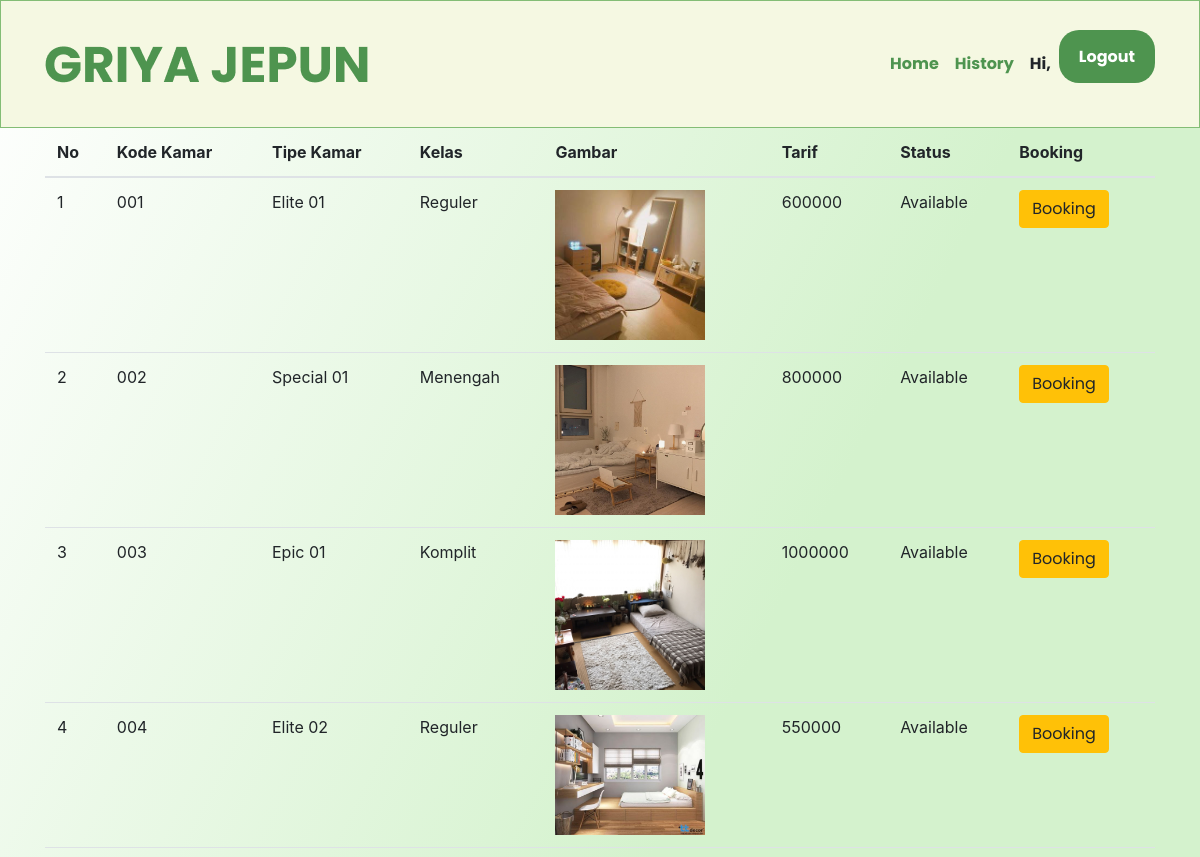
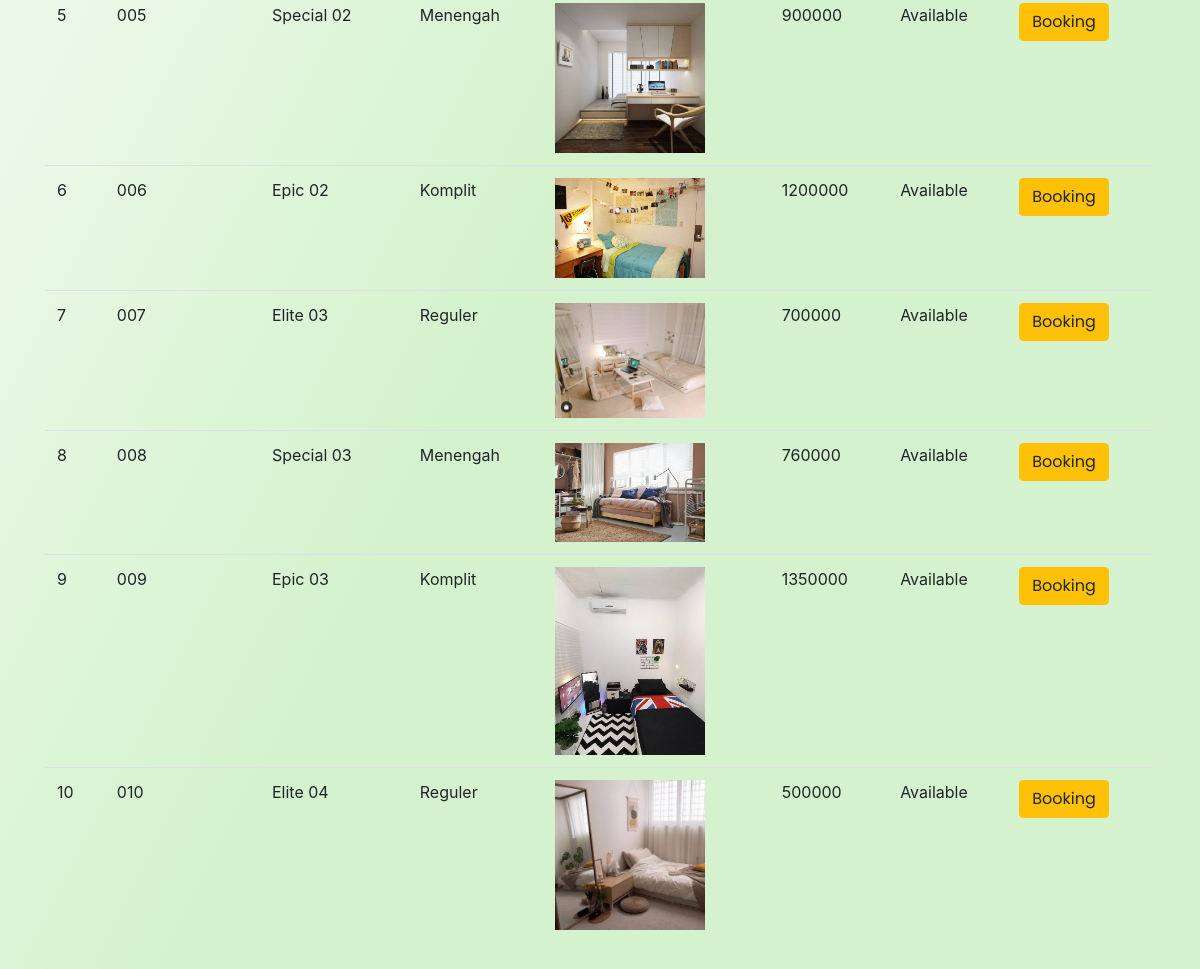
Before: /product.php with the older database file (2 pictures, top to bottom).
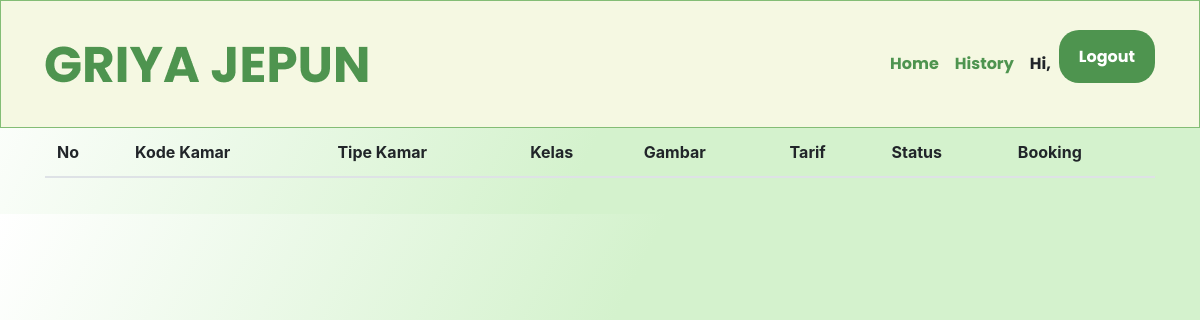
After: the same page with the newer database file.
### tables this page shows
CREATE TABLE `tbl_kos` (
  `kode_kamar` varchar(25) NOT NULL,
  `nama_kamar` varchar(25) NOT NULL,
  `kelas` varchar(25) NOT NULL,
  `gambar` varchar(25) NOT NULL,
  `tarif` int(25) NOT NULL,
  `status` varchar(25) NOT NULL,
  `flag` int(1) NOT NULL DEFAULT '1'
);

### product.php (the view, shortened to what this page needs)
<?php
    $username = $_SESSION["nama"];
?>
<!DOCTYPE html>
<html lang="en">
<head>
    <link rel="stylesheet" type="text/css" href="//cdn.datatables.net/1.10.11/css/jquery.dataTables.min.css">
    <link rel="stylesheet" href="https://maxcdn.bootstrapcdn.com/bootstrap/4.0.0/css/bootstrap.min.css">
    <link rel="stylesheet" href="https://use.fontawesome.com/releases/v5.5.0/css/all.css"/>
    <link rel="stylesheet" href="css/main.css">
</head>
<body>
    <nav class="navbar navbar-expand-sm content-center fixed-top">
        <div class="container">
        <a class="navbar-brand" href="index.php"><img src="images/logo2.png" alt=""></a>
        <ul class="navbar-nav">
            <li class="nav-item">
            <a class="nav-link" href="landing-user.php">Home</a>
            <li class="nav-item">
            <a class="nav-link" href="history.php">History</a>
            </li>
            <li class="nav-item">
            <a class="nav-link">Hi, <?php echo $username; ?></a>
            </li>
            <li class="nav-item">
            <a class="tombol" href="logout.php">Logout</a>
            </li>
        </ul>
        </div>
    </nav>
    <?php
    include 'helper/connect.php';
    ?>
    <div class="container" style="padding-top: 60px; padding-bottom: 20px">
        <h3>Data Kamar</h3>
    <table class="table table-stripped table-hover datatab">
    <thead>
        <tr>
            <th>No</th>
            <th>Kode Kamar</th>
            <th>Tipe Kamar</th>
            <th>Kelas</th>
            <th>Gambar</th>
            <th>Tarif</th>
            <th>Status</th>
            <th>Booking</th>
        </tr>
    </thead>
    <tbody>
    <?php
        $sql = "select * from tbl_kos where flag = 1";
        $query = mysqli_query($con, $sql);
        $no = 1;
        while ($data = mysqli_fetch_assoc($query)){
        $image = $data["gambar"];
    ?>
    <tr>
        <td><?php echo $no++; ?></td>
        <td><?php echo $data['kode_kamar']; ?></td>
        <td><?php echo $data['nama_kamar']; ?></td>
        <td><?php echo $data['kelas']; ?></td>
        <?php
        echo "<td>" ."<img src='upload/".$image."' width='150'  height='auto' alt='gambar'>"."</td>";
        ?>
        <td><?php echo $data['tarif']; ?></td>
        <td><?php echo $data['status']; ?></td>
        <?php
        $kode_kamar = $data["kode_kamar"];
        echo "
        <td>
        <a href='reservasi.php?id=$kode_kamar' class='btn btn-warning'>Booking</a>
        </td>";
        ?>
    </tr>
    <?php
        }
    ?>
    </tbody>
    </table>
    </div>
</body>
</html>

### css/main.css (style rules this page uses)
* { text-decoration: none; margin: 0px; padding: 0px; }
body { background: linear-gradient(296.82deg, #D4F2CD 48.96%, #FFFFFF 100%); margin: 0px; padding: 0px; }
.navbar { height: 128px; width: auto; left: 0px; top: 0px; right: 0px; background: #F5F8E2; border: 1px solid #83BD75 }
.nav-item { padding: 0; }
a { font-family: 'Poppins'; font-style: normal; font-weight: 700; color: #4E944F; }
a.tombol { background-color: #4E944F; border-radius: 20px; margin-top: 20px; padding: 15px 20px 15px 20px; color: #ffffff; cursor: pointer; }

Changed rows visible on the page:
removed tbl_kos: kode_kamar "001", nama_kamar "Elite 01", kelas "Reguler", gambar (picture), tarif "600000", status "Available"
removed tbl_kos: kode_kamar "002", nama_kamar "Special 01", kelas "Menengah", gambar (picture), tarif "800000", status "Available"
removed tbl_kos: kode_kamar "003", nama_kamar "Epic 01", kelas "Komplit", gambar (picture), tarif "1000000", status "Available"
removed tbl_kos: kode_kamar "004", nama_kamar "Elite 02", kelas "Reguler", gambar (picture), tarif "550000", status "Available"
removed tbl_kos: kode_kamar "005", nama_kamar "Special 02", kelas "Menengah", gambar (picture), tarif "900000", status "Available"
removed tbl_kos: kode_kamar "006", nama_kamar "Epic 02", kelas "Komplit", gambar (picture), tarif "1200000", status "Available"
removed tbl_kos: kode_kamar "007", nama_kamar "Elite 03", kelas "Reguler", gambar (picture), tarif "700000", status "Available"
removed tbl_kos: kode_kamar "008", nama_kamar "Special 03", kelas "Menengah", gambar (picture), tarif "760000", status "Available"
removed tbl_kos: kode_kamar "009", nama_kamar "Epic 03", kelas "Komplit", gambar (picture), tarif "1350000", status "Available"
removed tbl_kos: kode_kamar "010", nama_kamar "Elite 04", kelas "Reguler", gambar (picture), tarif "500000", status "Available"
